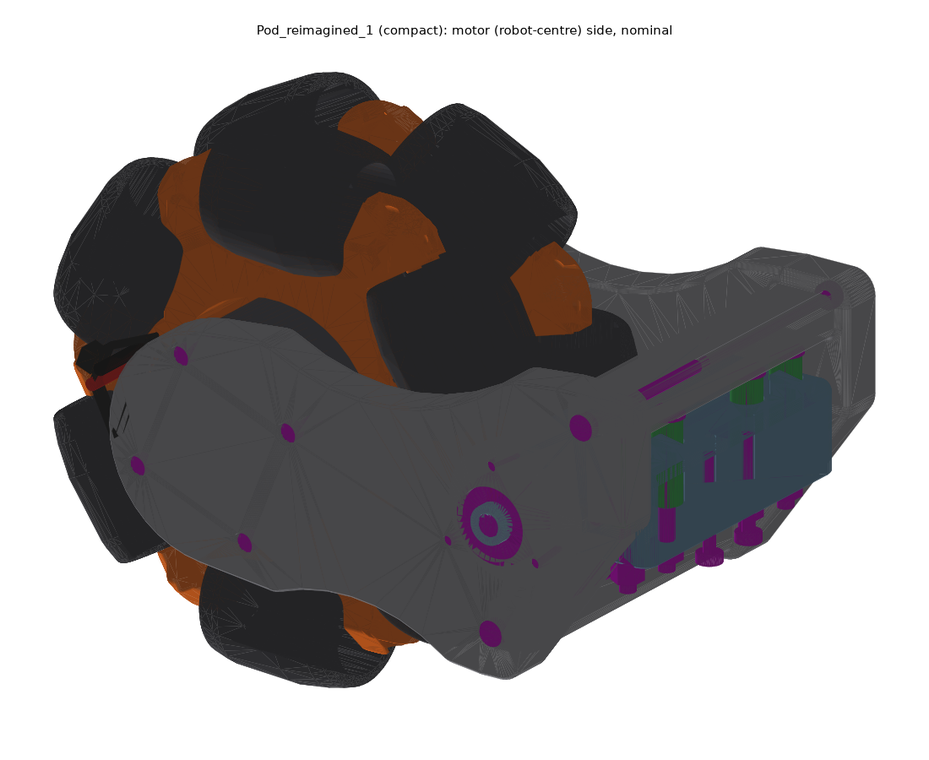
#> input picture cad/v14/Pod_reimagined_1/iso_motor_side.png, 929 x 760 px, shrunk from 1100 x 900 before the run
$ python pod_rx_compare.py
#> lines starting #> are read from the running program, lines starting #| are printed output that depends on the picture
"""One picture with the three Pod_reimagined proposals side by side (their renders), cad/v14/Pod_reimagined_compare.png.   python -B pod_rx_compare.py"""
from pathlib import Path

import matplotlib
matplotlib.use('Agg')
import matplotlib.pyplot as plt                                         # noqa: E402
import matplotlib.image as mpimg                                        # noqa: E402

ROOT = Path(__file__).resolve().parent.parent
VIEWS = (('iso_motor_side.png', 'motor side'), ('iso_outer_side.png', 'outer side'))
BACK = {1: 'iso_frame_back.png', 2: 'iso_back.png', 3: 'iso_frames_back.png'}
TITLES = {1: '1  COMPACT: closed fork frame, one block, springs behind the pivot',
          2: '2  MEDIUM: one block for the pivots, C-frames carry today\'s front springs',
          3: '3  RELAXED: outboard side frames + tie, front springs (classic)'}
fig, axs = plt.subplots(3, 3, figsize=(21, 17))
for r, i in enumerate((1, 2, 3)):
    for c, fn in enumerate([v[0] for v in VIEWS] + [BACK[i]]):
        ax = axs[r][c]
        ax.axis('off')
        f = ROOT / f'Pod_reimagined_{i}' / fn
        if f.exists():
            img = mpimg.imread(f)
#> img is the input picture: shape (760, 929, 4) float32; mean R, G, B, A 0.631, 0.62, 0.62, 1
            h, w = img.shape[:2]
#> h = 760; w = 929
            ax.imshow(img[int(h * 0.06):, :])
        if c == 0:
            ax.set_title(TITLES[i], loc='left', fontsize=13)
fig.tight_layout()
fig.savefig(ROOT / 'Pod_reimagined_compare.png', dpi=70)
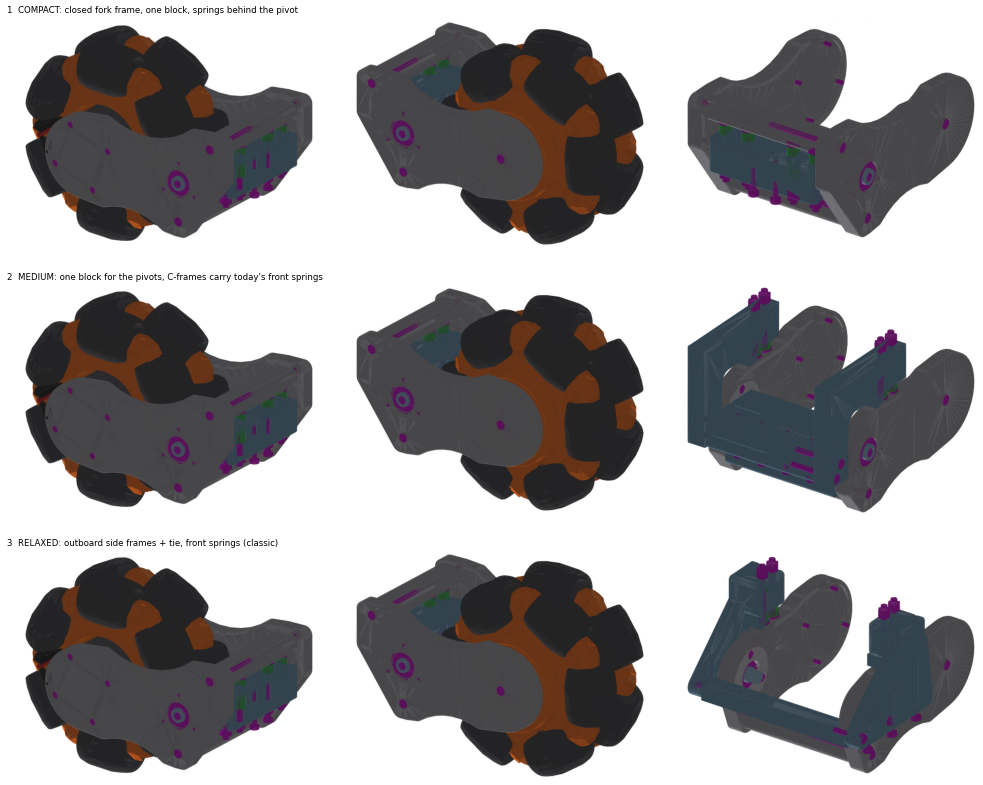
#> figure drawn by matplotlib, 9 panels
print('written', ROOT / 'Pod_reimagined_compare.png')
